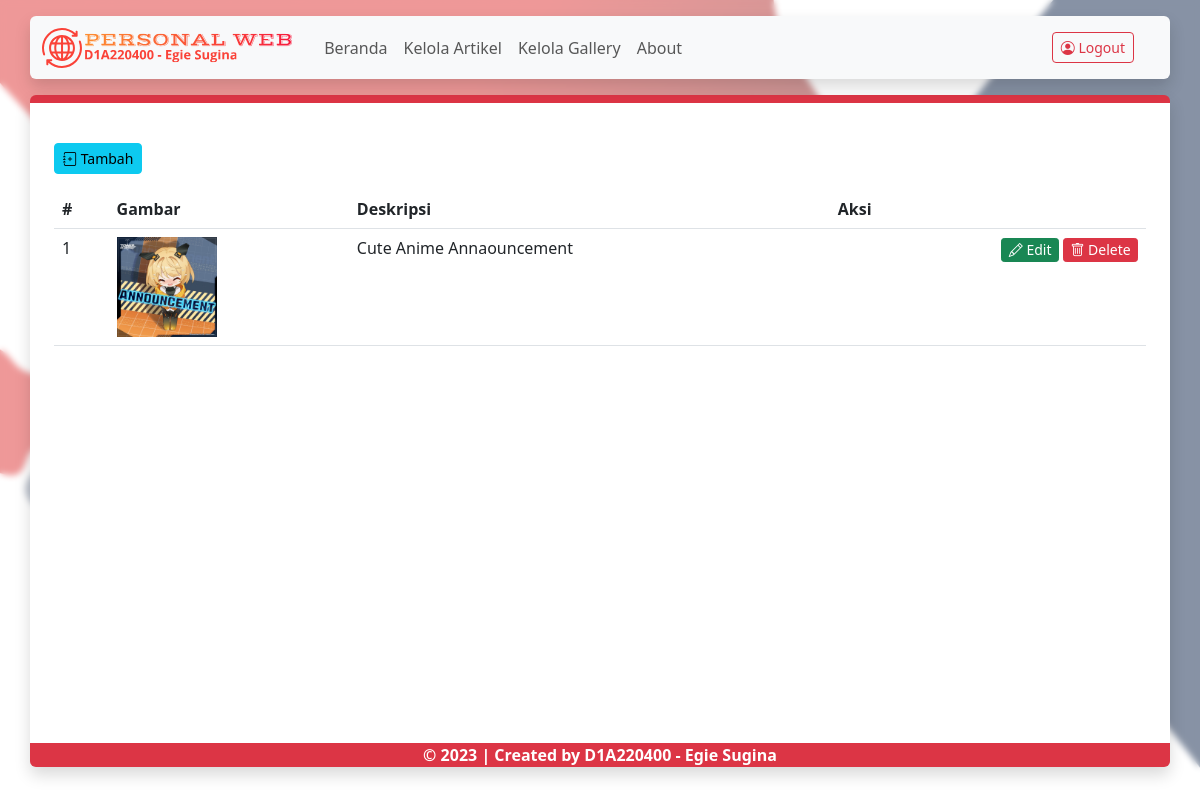
Page /admin/data_gallery.php on the committed database.
### tables this page shows
CREATE TABLE `tbl_gallery` (
  `id_gallery` int(5) NOT NULL,
  `gambar` text NOT NULL,
  `deskripsi` text NOT NULL
);

### admin/data_gallery.php (the view, shortened to what this page needs)
<html>
<head>
    <link rel="stylesheet" href="../styles/icons/font/bootstrap-icons.min.css">
    <link rel="stylesheet" href="../styles/bootstrap.min.css">
    <link rel="stylesheet" href="../styles/style.css">
</head>
<body class="bg-img-admin  ">
    <div class="bg-backdrop-admin container-fluid h-screen p-3">
        <?php
        include './menu.php';
        ?>
        <main class="mt-3 container shadow rounded bg-danger px-0 pt-2 ">
            <section class="bg-white container-fluid p-4 min-vh-80-custom">
                <div class="mt-3">
                    <div class="col-3">
                        <a href="./add_gallery.php"><button class="btn btn-info btn-sm"><i
                                    class="bi bi-journal-plus"></i>
                                Tambah</button></a>
                    </div>
                    <div class="max-height-80vh scroll  mt-3">
                        <table class="table overflow-scroll  max-vh-80-custom">
                            <thead>
                                <tr>
                                    <th scope="col">#</th>
                                    <th scope="col">Gambar</th>
                                    <th scope="col">Deskripsi</th>
                                    <th scope="col">Aksi</th>
                                </tr>
                            </thead>
                            <tbody>
                                <?php require_once '../koneksi.php';
                                $sql = "select * from tbl_gallery";
                                $query = mysqli_query($db, $sql);
                                foreach ($query as $index => $item): ?>
                                    <tr>
                                        <td>
                                            <?php echo $index + 1; ?>
                                        </td>
                                        <td>
                                            <?php echo " <img src='../admin/images/upload/" . $item['gambar'] . "' width='100px' height='100px'> "; ?>
                                        </td>
                                        <td>
                                            <?php echo $item['deskripsi']; ?>
                                        </td>
                                        <td class="text-end">
                                            <a href='edit_gallery.php?id_gallery=<?php echo $item['id_gallery']; ?>'>
                                                <button class="btn btn-success btn-xs"><i class="bi bi-pencil"></i>
                                                    Edit</button></a>
                                            <a onclick='return confirm("Apakah data ini ingin dihapus ?");'
                                                href='delete_gallery.php?id_gallery=<?php echo $item['id_gallery']; ?>'>
                                                <button class="btn btn-danger btn-xs"><i class="bi bi-trash"></i>
                                                    Delete</button></a>
                                        </td>
                                    </tr>
                                <?php endforeach; ?>
                            </tbody>
                        </table>
                    </div>
                </div>
            </section>
            <?php require_once './footer.php' ?>
        </main>
    </div>
</body>
</html>

### styles/style.css (style rules this page uses)
a { text-decoration: none; }
.bg-img-admin { background-image: url("../images/bg-admin.png"); background-size: cover; }
.bg-backdrop-admin { background: rgba(255, 255, 255, 0.53); height: 100vh; margin-top: 0px; backdrop-filter: blur(3px); background-size: cover; }
.btn-group-xs > .btn, .btn-xs { padding: 0.25rem 0.4rem; font-size: 0.875rem; line-height: 0.5; border-radius: 0.2rem; }
.min-vh-80-custom { min-height: 80vh; }
.max-vh-80-custom { max-height: 80vh; }
.max-height-80vh { max-height: 70vh; overflow-y: auto; overflow-x: hidden; }
:root { --ck-z-default: 100; --ck-z-modal: calc(var(--ck-z-default) + 999); }

### rows in the picture
tbl_gallery: gambar (picture), deskripsi "Cute Anime Annaouncement"
